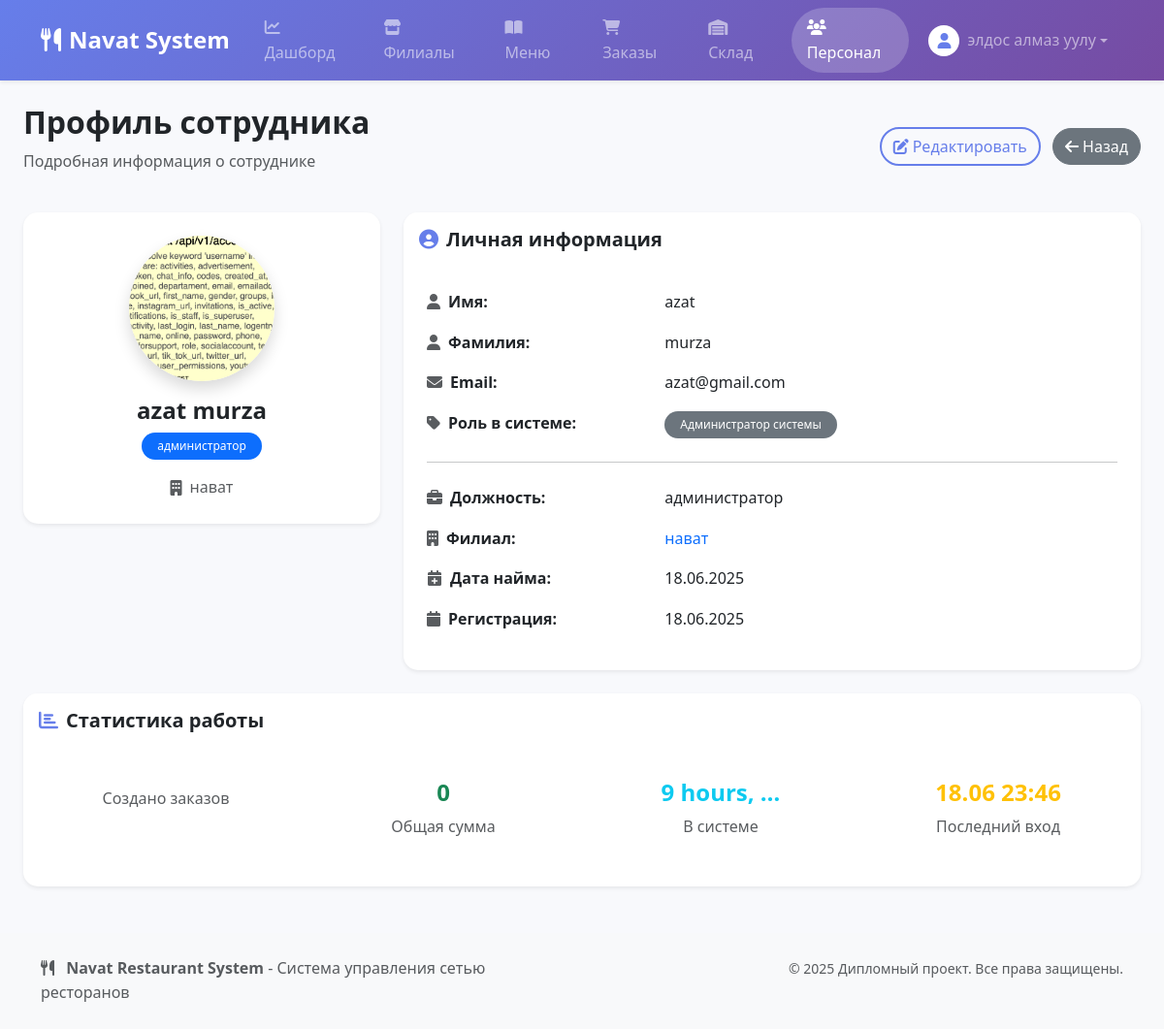
Page /staff/1/ (signed in) on the committed database.
### apps/accounts/models.py (models this page shows, shortened)
class CustomUser(AbstractUser):
    class Role(models.TextChoices):
        ADMIN = 'ADMIN', 'Администратор системы'
        MANAGER = 'MANAGER', 'Менеджер филиала'
        STAFF = 'STAFF', 'Рядовой сотрудник'
    email = models.EmailField('адрес электронной почты', unique=True)
    role = models.CharField('Роль', max_length=50, choices=Role.choices, default=Role.STAFF)
    USERNAME_FIELD = 'email'
    REQUIRED_FIELDS = ['username', 'first_name', 'last_name']
    class Meta:
        verbose_name = 'Пользователь'
        verbose_name_plural = 'Пользователи'

### apps/staff/models.py (models this page shows, shortened)
class Employee(models.Model):
    user = models.OneToOneField(
        settings.AUTH_USER_MODEL,
        on_delete=models.CASCADE,
        verbose_name='Учетная запись'
    )
    restaurant = models.ForeignKey(
        Restaurant,
        on_delete=models.SET_NULL,
        null=True,
        blank=True,
        related_name='employees',
        verbose_name='Филиал'
    )
    position = models.CharField('Должность', max_length=100) # Например: Официант, Повар, Хостес
    hire_date = models.DateField('Дата найма', auto_now_add=True)
    photo = models.ImageField('Фото', upload_to='staff_images/', blank=True, null=True)
    class Meta:
        verbose_name = 'Сотрудник'
        verbose_name_plural = 'Сотрудники'

### apps/restaurants/models.py (models this page shows, shortened)
class Restaurant(models.Model):
    name = models.CharField('Название филиала', max_length=100)
    address = models.CharField('Адрес', max_length=255)
    phone_number = models.CharField('Телефон', max_length=20)
    image = models.ImageField('Фотография ресторана', upload_to='restaurants_images/', blank=True, null=True)
    class Meta:
        verbose_name = 'Ресторан'
        verbose_name_plural = 'Рестораны'
        ordering = ['name']

### apps/staff/views.py (the view)
# urls.py: path('<int:pk>/', views.StaffDetailView.as_view(), name='detail'),
class StaffDetailView(LoginRequiredMixin, DetailView):
    model = Employee
    template_name = 'staff/detail.html'
    context_object_name = 'employee'
    def get_object(self):
        return get_object_or_404(
            Employee.objects.select_related('user', 'restaurant'),
            pk=self.kwargs['pk']
        )

### templates/staff/detail.html (shortened to what this page needs)
{% extends "base.html" %}
{% block content %}
<div class="d-flex justify-content-between align-items-center mb-4">
    <div>
        <h1 class="h2 fw-bold text-dark">Профиль сотрудника</h1>
        <p class="text-muted">Подробная информация о сотруднике</p>
    </div>
    <div>
        <a href="{% url 'staff:update' pk=employee.pk %}" class="btn btn-outline-primary me-2">
            <i class="fas fa-edit me-1"></i>Редактировать
        </a>
        <a href="{% url 'staff:list' %}" class="btn btn-secondary">
            <i class="fas fa-arrow-left me-1"></i>Назад
        </a>
    </div>
</div>
<div class="row">
    <div class="col-md-4 mb-4">
        <div class="card border-0 shadow-sm" style="border-radius: 15px;">
            <div class="card-body text-center p-4">
                {% if employee.photo %}
                    <img src="{{ employee.photo.url }}" class="rounded-circle mb-3 shadow" width="150" height="150" style="object-fit: cover;">
                {% else %}
                    <div class="mx-auto mb-3 d-flex align-items-center justify-content-center rounded-circle shadow" style="width: 150px; height: 150px; background: linear-gradient(135deg, #667eea 0%, #764ba2 100%);">
                        <i class="fas fa-user fa-4x text-white"></i>
                    </div>
                {% endif %}
                <h4 class="fw-bold mb-2">{{ employee.user.get_full_name|default:employee.user.username }}</h4>
                <span class="badge bg-primary px-3 py-2 rounded-pill mb-3">{{ employee.position }}</span>
                {% if employee.restaurant %}
                <div class="d-flex align-items-center justify-content-center text-muted">
                    <i class="fas fa-building me-2"></i>
                    <span>{{ employee.restaurant.name }}</span>
                </div>
                {% endif %}
            </div>
        </div>
    </div>
    <div class="col-md-8 mb-4">
        <div class="card border-0 shadow-sm" style="border-radius: 15px;">
            <div class="card-header bg-white border-0 py-3">
                <h5 class="mb-0 fw-bold">
                    <i class="fas fa-user-circle me-2 text-primary"></i>Личная информация
                </h5>
            </div>
            <div class="card-body p-4">
                <div class="row mb-3">
                    <div class="col-sm-4"><strong><i class="fas fa-user me-2 text-muted"></i>Имя:</strong></div>
                    <div class="col-sm-8">{{ employee.user.first_name|default:"Не указано" }}</div>
                </div>
                <div class="row mb-3">
                    <div class="col-sm-4"><strong><i class="fas fa-user me-2 text-muted"></i>Фамилия:</strong></div>
                    <div class="col-sm-8">{{ employee.user.last_name|default:"Не указано" }}</div>
                </div>
                <div class="row mb-3">
                    <div class="col-sm-4"><strong><i class="fas fa-envelope me-2 text-muted"></i>Email:</strong></div>
                    <div class="col-sm-8">{{ employee.user.email }}</div>
                </div>
                <div class="row mb-3">
                    <div class="col-sm-4"><strong><i class="fas fa-tag me-2 text-muted"></i>Роль в системе:</strong></div>
                    <div class="col-sm-8">
                        <span class="badge bg-secondary px-3 py-2 rounded-pill">{{ employee.user.get_role_display }}</span>
                    </div>
                </div>
                <hr class="my-4">
                <div class="row mb-3">
                    <div class="col-sm-4"><strong><i class="fas fa-briefcase me-2 text-muted"></i>Должность:</strong></div>
                    <div class="col-sm-8">{{ employee.position }}</div>
                </div>
                {% if employee.restaurant %}
                <div class="row mb-3">
                    <div class="col-sm-4"><strong><i class="fas fa-building me-2 text-muted"></i>Филиал:</strong></div>
                    <div class="col-sm-8">
                        <a href="{% url 'restaurants:detail' pk=employee.restaurant.pk %}" class="text-decoration-none">
                            {{ employee.restaurant.name }}
                        </a>
                    </div>
                </div>
                {% endif %}
                <div class="row mb-3">
                    <div class="col-sm-4"><strong><i class="fas fa-calendar-plus me-2 text-muted"></i>Дата найма:</strong></div>
                    <div class="col-sm-8">{{ employee.hire_date|date:"d.m.Y" }}</div>
                </div>
                <div class="row mb-3">
                    <div class="col-sm-4"><strong><i class="fas fa-calendar me-2 text-muted"></i>Регистрация:</strong></div>
                    <div class="col-sm-8">{{ employee.user.date_joined|date:"d.m.Y" }}</div>
                </div>
            </div>
        </div>
    </div>
</div>
<div class="row">
    <div class="col-12">
        <div class="card border-0 shadow-sm" style="border-radius: 15px;">
            <div class="card-header bg-white border-0 py-3">
                <h5 class="mb-0 fw-bold">
                    <i class="fas fa-chart-bar me-2 text-primary"></i>Статистика работы
                </h5>
            </div>
            <div class="card-body">
                <div class="row text-center">
                    <div class="col-md-3 mb-3">
                        <div class="p-3">
                            <div class="text-muted">Создано заказов</div>
                        </div>
                    </div>
                    <div class="col-md-3 mb-3">
                        <div class="p-3">
                            <div class="h4 text-success fw-bold">
                                {{ employee.user.created_orders.aggregate.total_sum|default:0|floatformat:0 }}
                            </div>
                            <div class="text-muted">Общая сумма</div>
                        </div>
                    </div>
                    <div class="col-md-3 mb-3">
                        <div class="p-3">
                            <div class="h4 text-info fw-bold">
                                {% with employee.user.date_joined|timesince as work_time %}
                                    {{ work_time|truncatewords:2 }}
                                {% endwith %}
                            </div>
                            <div class="text-muted">В системе</div>
                        </div>
                    </div>
                    <div class="col-md-3 mb-3">
                        <div class="p-3">
                            <div class="h4 text-warning fw-bold">
                                {% if employee.user.last_login %}
                                    {{ employee.user.last_login|date:"d.m H:i" }}
                                {% else %}
                                    Никогда
                                {% endif %}
                            </div>
                            <div class="text-muted">Последний вход</div>
                        </div>
                    </div>
                </div>
            </div>
        </div>
    </div>
</div>
{% endblock %}

### templates/base.html (shortened to what this page needs)
{% load static %}
<!DOCTYPE html>
<html lang="ru">
<head>
    <link href="https://cdn.jsdelivr.net/npm/bootstrap@5.3.2/dist/css/bootstrap.min.css" rel="stylesheet">
    <link rel="stylesheet" href="https://cdnjs.cloudflare.com/ajax/libs/font-awesome/6.4.0/css/all.min.css">
    <link rel="stylesheet" href="{% static 'css/base.css' %}">
</head>
<body>
    <nav class="navbar navbar-expand-lg navbar-dark shadow-sm" style="background: linear-gradient(135deg, #667eea 0%, #764ba2 100%);">
        <div class="container">
            <a class="navbar-brand fw-bold" href="{% url 'analytics:dashboard' %}">
                <i class="fas fa-utensils me-2"></i>Navat System
            </a>
            <div class="collapse navbar-collapse" id="navbarNav">
                {% if user.is_authenticated %}
                <ul class="navbar-nav me-auto">
                    <li class="nav-item">
                        <a class="nav-link px-3 rounded-pill mx-1 {% if request.resolver_match.namespace == 'analytics' %}active{% endif %}" href="{% url 'analytics:dashboard' %}">
                            <i class="fas fa-chart-line me-1"></i>Дашборд
                        </a>
                    </li>
                    <li class="nav-item">
                        <a class="nav-link px-3 rounded-pill mx-1 {% if request.resolver_match.namespace == 'restaurants' %}active{% endif %}" href="{% url 'restaurants:list' %}">
                            <i class="fas fa-store me-1"></i>Филиалы
                        </a>
                    </li>
                    <li class="nav-item">
                        <a class="nav-link px-3 rounded-pill mx-1 {% if request.resolver_match.namespace == 'menu' %}active{% endif %}" href="{% url 'menu:list' %}">
                            <i class="fas fa-book-open me-1"></i>Меню
                        </a>
                    </li>
                    <li class="nav-item">
                        <a class="nav-link px-3 rounded-pill mx-1 {% if request.resolver_match.namespace == 'orders' %}active{% endif %}" href="{% url 'orders:list' %}">
                            <i class="fas fa-shopping-cart me-1"></i>Заказы
                        </a>
                    </li>
                    <li class="nav-item">
                        <a class="nav-link px-3 rounded-pill mx-1 {% if request.resolver_match.namespace == 'inventory' %}active{% endif %}" href="{% url 'inventory:dashboard' %}">
                            <i class="fas fa-warehouse me-1"></i>Склад
                        </a>
                    </li>
                    <li class="nav-item">
                        <a class="nav-link px-3 rounded-pill mx-1 {% if request.resolver_match.namespace == 'staff' %}active{% endif %}" href="{% url 'staff:list' %}">
                            <i class="fas fa-users me-1"></i>Персонал
                        </a>
                    </li>
                </ul>
                <ul class="navbar-nav">
                    <li class="nav-item dropdown">
                        <a class="nav-link dropdown-toggle d-flex align-items-center px-3 rounded-pill" href="#" role="button" data-bs-toggle="dropdown" aria-expanded="false">
                            <div class="bg-white rounded-circle me-2 d-flex align-items-center justify-content-center" style="width: 32px; height: 32px;">
                                <i class="fas fa-user text-primary"></i>
                            </div>
                            <span class="d-none d-md-inline">{{ user.get_full_name|default:user.username }}</span>
                        </a>
                    </li>
                </ul>
                {% endif %}
            </div>
        </div>
    </nav>
    <main class="container-fluid px-4 mt-4">
        {% block content %}
        {% endblock %}
    </main>
    <footer class="mt-5 py-4 bg-light">
        <div class="container">
            <div class="row">
                <div class="col-md-6">
                    <p class="mb-0 text-muted">
                        <i class="fas fa-utensils me-2"></i>
                        <strong>Navat Restaurant System</strong> - Система управления сетью ресторанов
                    </p>
                </div>
                <div class="col-md-6 text-md-end">
                    <small class="text-muted">
                        © 2025 Дипломный проект. Все права защищены.
                    </small>
                </div>
            </div>
        </div>
    </footer>
</body>
</html>

### static/css/base.css (style rules this page uses)
body { background-color: #f8f9fc; font-family: 'Segoe UI', Tahoma, Geneva, Verdana, sans-serif; line-height: 1.6; }
.navbar-brand { font-size: 1.5rem; font-weight: 700; text-decoration: none; }
.nav-link { transition: all 0.3s ease; text-decoration: none; }
.card { border: none; border-radius: 15px; transition: transform 0.2s ease, box-shadow 0.2s ease; box-shadow: 0 2px 10px rgba(0, 0, 0, 0.08); }
.card-header { border-radius: 15px 15px 0 0 !important; border-bottom: 1px solid rgba(0, 0, 0, 0.05); }
.btn { border-radius: 25px; font-weight: 500; transition: all 0.3s ease; text-decoration: none; }
.btn-outline-primary { border: 2px solid #667eea; color: #667eea; }
.badge { font-size: 0.75em; font-weight: 500; }
.rounded-pill { border-radius: 50rem !important; }
.shadow-sm { box-shadow: 0 0.125rem 0.25rem rgba(0, 0, 0, 0.075) !important; }
.shadow { box-shadow: 0 0.5rem 1rem rgba(0, 0, 0, 0.15) !important; }
.text-primary { color: #667eea !important; }
.border-0 { border: 0 !important; }

### templates/base.html (style rules this page uses)
body { background-color: #f8f9fc; font-family: 'Segoe UI', Tahoma, Geneva, Verdana, sans-serif; }
.navbar-brand { font-size: 1.5rem; font-weight: 700; }
.card { transition: transform 0.2s ease, box-shadow 0.2s ease; }
.nav-link.active { background-color: rgba(255, 255, 255, 0.2) !important; }

### rows in the picture
CustomUser: get_full_name "элдос алмаз уулу"
Employee: photo (picture), user.get_full_name "azat murza", position "администратор", restaurant.name "нават", user.first_name "azat", user.last_name "murza", user.email "azat@gmail.com", user.role "Администратор системы", hire_date "18.06.2025", user.date_joined "18.06.2025", user.created_orders.aggregate.total_sum "0", user.last_login "18.06 23:46"

### other values in the picture
{{ work_time|truncatewords:2 }} "9 hours, …"
